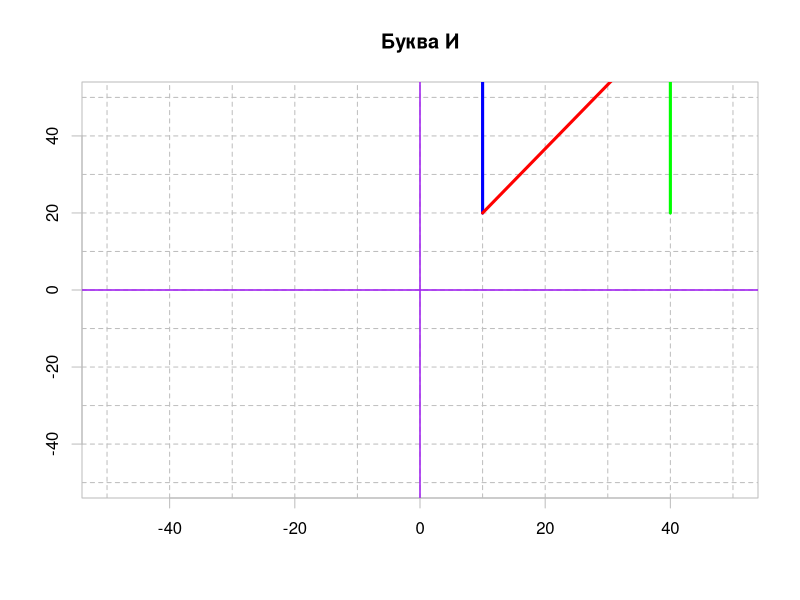

This chart was generated by the following R code:
drawFig <- function(p1, p2, p3, p4) {
  
  lines(
    x = c(p2[1], p1[1]),
    y = c(p2[2], p1[2]),
    type = 'l',
    lwd = 3,
    col = 'blue'
  )
  
  lines(
    x = c(p1[1], p4[1]),
    y = c(p1[2], p4[2]),
    type = 'l',
    lwd = 3,
    col = 'red'
  )
  
  lines(
    x = c(p4[1], p3[1]),
    y = c(p4[2], p3[2]),
    type = 'l',
    lwd = 3,
    col = 'green'
  )
}

drawPic <- function(p1, p2, p3, p4,
                    xmin = -50, xmax = 50, 
                    ymin = -50, ymax = 50,
                    dUp = 0,
                    moveUp = 0, 
                    moveL = 0,
                    mirDn = F,
                    mirR = F,
                    diag = 1,
                    size = F) {
  
  p2[2] <- p2[2] + dUp
  p4[2] <- p4[2] + dUp
  
  p1[2] <- p1[2] + moveUp
  p2[2] <- p2[2] + moveUp
  p3[2] <- p3[2] + moveUp
  p4[2] <- p4[2] + moveUp

  p1[1] <- p1[1] + moveL
  p2[1] <- p2[1] + moveL
  p3[1] <- p3[1] + moveL
  p4[1] <- p4[1] + moveL
  
  plot (
    x = 0,
    y = 0,
    xlim = c(xmin, xmax),
    ylim = c(ymin, ymax),
    type = 'n',
    xlab = '',
    ylab = '',
    fg = 'gray',
    main = 'Буква И'
  )
  
  abline(v = seq(from = xmin, to = xmax, by = (xmax-xmin)/10),
         h = seq(from = ymin, to = ymax, by = (ymax-ymin)/10),
         col = 'gray', lty = 2, lwd =1)
  
  abline(v = 0, h = 0, col = 'purple', lty = 1, lwd = 1.5)
  
  if (size) {
    
    raznica1 <- abs(p2[2]-p1[2])/2
    raznica2 <- abs(p4[2]-p3[2])/2
    raznica3 <- abs(p1[1]-p4[1])/4

    p2[2] <- p2[2] - raznica1
    
    p1[1] <- p1[1] + raznica3
    p4[1] <- p4[1] - raznica3
    
    p2[1] <- p1[1]
    p3[1] <- p4[1]
    
    p4[2] <- p2[2]
    
  }
  
  if (mirDn) {
    p1[2] <- p1[2] * (-1)
    p2[2] <- p2[2] * (-1)
    p3[2] <- p3[2] * (-1)
    p4[2] <- p4[2] * (-1)
  }
  
  if (mirR) {
    p1[1] <- p1[1] * (-1)
    p2[1] <- p2[1] * (-1)
    p3[1] <- p3[1] * (-1)
    p4[1] <- p4[1] * (-1)
  }
  
  t <- 0
  m = abs(p1[1] - p3[1])
  
  while (t < diag) {
    drawFig(p1, p2, p3, p4)
    p1[1] <- p1[1] - m

    p2[1] <- p2[1] - m

    p3[1] <- p3[1] - m

    p4[1] <- p4[1] - m
    
    t <- t + 1
  }
}

{
  p1 <- c(10, 20)
  p2 <- c(10, 70)
  p3 <- c(40, 20)
  p4 <- c(40, 70)
  
  xmin <- -50
  xmax <- 200
  ymin <- -50
  ymax <- 400
  
  drawPic(
    p1 = p1,
    p2 = p2,
    p3 = p3,
    p4 = p4
  )
}